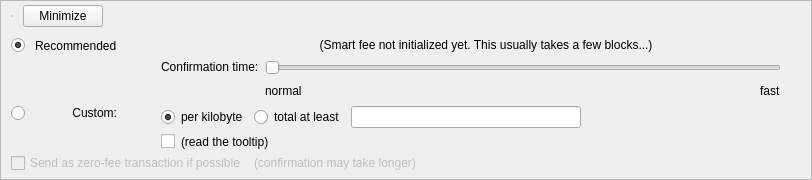
    <widget class="QFrame" name="frameFee">
     <property name="sizePolicy">
      <sizepolicy hsizetype="Expanding" vsizetype="Expanding">
       <horstretch>0</horstretch>
       <verstretch>0</verstretch>
      </sizepolicy>
     </property>
     <property name="maximumSize">
      <size>
       <width>16777215</width>
       <height>16777215</height>
      </size>
     </property>
     <property name="frameShape">
      <enum>QFrame::StyledPanel</enum>
     </property>
     <property name="frameShadow">
      <enum>QFrame::Sunken</enum>
     </property>
     <layout class="QVBoxLayout" name="verticalLayoutFee1">
      <property name="spacing">
       <number>0</number>
      </property>
      <property name="leftMargin">
       <number>0</number>
      </property>
      <property name="topMargin">
       <number>0</number>
      </property>
      <property name="rightMargin">
       <number>0</number>
      </property>
      <property name="bottomMargin">
       <number>0</number>
      </property>
      <item>
       <layout class="QVBoxLayout" name="verticalLayoutFee2" stretch="0,0,0">
        <property name="spacing">
         <number>0</number>
        </property>
        <property name="leftMargin">
         <number>10</number>
        </property>
        <property name="topMargin">
         <number>0</number>
        </property>
        <item>
         <layout class="QHBoxLayout" name="horizontalLayoutFee1">
          <property name="bottomMargin">
           <number>0</number>
          </property>
          <item>
           <layout class="QVBoxLayout" name="verticalLayoutFee7">
            <property name="spacing">
             <number>0</number>
            </property>
            <item>
             <spacer name="verticalSpacerSmartFee">
              <property name="orientation">
               <enum>Qt::Vertical</enum>
              </property>
              <property name="sizeType">
               <enum>QSizePolicy::Fixed</enum>
              </property>
              <property name="sizeHint" stdset="0">
               <size>
                <width>1</width>
                <height>4</height>
               </size>
              </property>
             </spacer>
            </item>
            <item>
             <layout class="QHBoxLayout" name="horizontalLayoutSmartFee">
              <property name="spacing">
               <number>10</number>
              </property>
              <item>
               <widget class="QPushButton" name="buttonChooseFee">
                <property name="enabled">
                 <bool>true</bool>
                </property>
                <property name="styleSheet">
                 <string notr="true">width:0;height:0;padding:0;</string>
                </property>
                <property name="text">
                 <string>Choose...</string>
                </property>
               </widget>
              </item>
              <item>
               <widget class="QPushButton" name="buttonMinimizeFee">
                <property name="toolTip">
                 <string>collapse fee-settings</string>
                </property>
                <property name="text">
                 <string>Minimize</string>
                </property>
               </widget>
              </item>
             </layout>
            </item>
            <item>
             <spacer name="verticalSpacer_5">
              <property name="orientation">
               <enum>Qt::Vertical</enum>
              </property>
              <property name="sizeHint" stdset="0">
               <size>
                <width>1</width>
                <height>1</height>
               </size>
              </property>
             </spacer>
            </item>
           </layout>
          </item>
          <item>
           <spacer name="horizontalSpacer_4">
            <property name="orientation">
             <enum>Qt::Horizontal</enum>
            </property>
            <property name="sizeHint" stdset="0">
             <size>
              <width>40</width>
              <height>20</height>
             </size>
            </property>
           </spacer>
          </item>
         </layout>
        </item>
        <item>
         <widget class="QFrame" name="frameFeeSelection">
          <layout class="QVBoxLayout" name="verticalLayoutFee12">
           <property name="spacing">
            <number>0</number>
           </property>
           <property name="leftMargin">
            <number>0</number>
           </property>
           <property name="topMargin">
            <number>0</number>
           </property>
           <property name="rightMargin">
            <number>0</number>
           </property>
           <property name="bottomMargin">
            <number>0</number>
           </property>
           <item>
            <layout class="QGridLayout" name="gridLayoutFee">
             <property name="topMargin">
              <number>10</number>
             </property>
             <property name="bottomMargin">
              <number>4</number>
             </property>
             <property name="horizontalSpacing">
              <number>10</number>
             </property>
             <property name="verticalSpacing">
              <number>4</number>
             </property>
             <item row="2" column="4">
              <layout class="QVBoxLayout" name="verticalLayoutFee8">
               <property name="spacing">
                <number>6</number>
               </property>
               <item>
                <layout class="QHBoxLayout" name="horizontalLayoutFee13">
                 <item>
                  <widget class="QRadioButton" name="radioCustomPerKilobyte">
                   <property name="toolTip">
                    <string>If the custom fee is set to 1000 uBCNAs and the transaction is only 250 bytes, then &quot;per kilobyte&quot; only pays 250 uBCNAs in fee,&lt;br /&gt;while &quot;at least&quot; pays 1000 uBCNAs. For transactions bigger than a kilobyte both pay by kilobyte.</string>
                   </property>
                   <property name="text">
                    <string>per kilobyte</string>
                   </property>
                   <property name="checked">
                    <bool>true</bool>
                   </property>
                   <attribute name="buttonGroup">
                    <string notr="true">groupCustomFee</string>
                   </attribute>
                  </widget>
                 </item>
                 <item>
                  <widget class="QRadioButton" name="radioCustomAtLeast">
                   <property name="toolTip">
                    <string>If the custom fee is set to 1000 uBCNAs and the transaction is only 250 bytes, then &quot;per kilobyte&quot; only pays 250 uBCNAs in fee,&lt;br /&gt;while &quot;total at least&quot; pays 1000 uBCNAs. For transactions bigger than a kilobyte both pay by kilobyte.</string>
                   </property>
                   <property name="text">
                    <string>total at least</string>
                   </property>
                   <attribute name="buttonGroup">
                    <string notr="true">groupCustomFee</string>
                   </attribute>
                  </widget>
                 </item>
                 <item>
                  <widget class="BitcoinAmountField" name="customFee"/>
                 </item>
                 <item>
                  <spacer name="horizontalSpacer_6">
                   <property name="orientation">
                    <enum>Qt::Horizontal</enum>
                   </property>
                   <property name="sizeHint" stdset="0">
                    <size>
                     <width>1</width>
                     <height>1</height>
                    </size>
                   </property>
                  </spacer>
                 </item>
                </layout>
               </item>
               <item>
                <layout class="QHBoxLayout" name="horizontalLayoutFee8">
                 <item>
                  <widget class="QCheckBox" name="checkBoxMinimumFee">
                   <property name="toolTip">
                    <string>Paying only the minimum fee is just fine as long as there is less transaction volume than space in the blocks.&lt;br /&gt;But be aware that this can end up in a never confirming transaction once there is more demand for BCNA transactions than the network can process.</string>
                   </property>
                   <property name="text">
                    <string/>
                   </property>
                  </widget>
                 </item>
                 <item>
                  <widget class="QLabel" name="labelMinFeeWarning">
                   <property name="enabled">
                    <bool>true</bool>
                   </property>
                   <property name="toolTip">
                    <string>Paying only the minimum fee is just fine as long as there is less transaction volume than space in the blocks.&lt;br /&gt;But be aware that this can end up in a never confirming transaction once there is more demand for BCNA transactions than the network can process.</string>
                   </property>
                   <property name="text">
                    <string>(read the tooltip)</string>
                   </property>
                   <property name="margin">
                    <number>5</number>
                   </property>
                  </widget>
                 </item>
                 <item>
                  <spacer name="horizontalSpacer_2">
                   <property name="orientation">
                    <enum>Qt::Horizontal</enum>
                   </property>
                   <property name="sizeHint" stdset="0">
                    <size>
                     <width>1</width>
                     <height>1</height>
                    </size>
                   </property>
                  </spacer>
                 </item>
                </layout>
               </item>
              </layout>
             </item>
             <item row="1" column="0">
              <layout class="QVBoxLayout" name="verticalLayoutFee4" stretch="1">
               <item>
                <spacer name="verticalSpacer_2">
                 <property name="orientation">
                  <enum>Qt::Vertical</enum>
                 </property>
                 <property name="sizeHint" stdset="0">
                  <size>
                   <width>1</width>
                   <height>1</height>
                  </size>
                 </property>
                </spacer>
               </item>
              </layout>
             </item>
             <item row="2" column="0">
              <layout class="QVBoxLayout" name="verticalLayoutFee9" stretch="0,1">
               <item>
                <widget class="QRadioButton" name="radioCustomFee">
                 <property name="text">
                  <string/>
                 </property>
                 <attribute name="buttonGroup">
                  <string notr="true">groupFee</string>
                 </attribute>
                </widget>
               </item>
               <item>
                <spacer name="verticalSpacer_6">
                 <property name="orientation">
                  <enum>Qt::Vertical</enum>
                 </property>
                 <property name="sizeHint" stdset="0">
                  <size>
                   <width>1</width>
                   <height>1</height>
                  </size>
                 </property>
                </spacer>
               </item>
              </layout>
             </item>
             <item row="1" column="4">
              <layout class="QVBoxLayout" name="verticalLayoutFee3" stretch="0,0,1">
               <property name="spacing">
                <number>6</number>
               </property>
               <property name="topMargin">
                <number>2</number>
               </property>
               <item>
                <layout class="QHBoxLayout" name="horizontalLayoutFee12">
                 <item>
                  <spacer name="horizontalSpacer_5">
                   <property name="orientation">
                    <enum>Qt::Horizontal</enum>
                   </property>
                   <property name="sizeHint" stdset="0">
                    <size>
                     <width>1</width>
                     <height>1</height>
                    </size>
                   </property>
                  </spacer>
                 </item>
                </layout>
               </item>
               <item>
                <layout class="QHBoxLayout" name="horizontalLayoutFee9">
                 <item>
                  <layout class="QVBoxLayout" name="verticalLayoutFee6">
                   <item>
                    <widget class="QLabel" name="labelSmartFee3">
                     <property name="text">
                      <string>Confirmation time:</string>
                     </property>
                     <property name="margin">
                      <number>2</number>
                     </property>
                    </widget>
                   </item>
                   <item>
                    <spacer name="verticalSpacer_3">
                     <property name="orientation">
                      <enum>Qt::Vertical</enum>
                     </property>
                     <property name="sizeHint" stdset="0">
                      <size>
                       <width>1</width>
                       <height>1</height>
                      </size>
                     </property>
                    </spacer>
                   </item>
                  </layout>
                 </item>
                 <item>
                  <layout class="QVBoxLayout" name="verticalLayoutFee5">
                   <property name="rightMargin">
                    <number>30</number>
                   </property>
                   <item>
                    <widget class="QSlider" name="sliderSmartFee">
                     <property name="minimum">
                      <number>0</number>
                     </property>
                     <property name="maximum">
                      <number>24</number>
                     </property>
                     <property name="pageStep">
                      <number>1</number>
                     </property>
                     <property name="value">
                      <number>0</number>
                     </property>
                     <property name="orientation">
                      <enum>Qt::Horizontal</enum>
                     </property>
                     <property name="invertedAppearance">
                      <bool>false</bool>
                     </property>
                     <property name="invertedControls">
                      <bool>false</bool>
                     </property>
                     <property name="tickPosition">
                      <enum>QSlider::NoTicks</enum>
                     </property>
                    </widget>
                   </item>
                   <item>
                    <layout class="QHBoxLayout" name="horizontalLayoutFee10">
                     <item>
                      <widget class="QLabel" name="labelSmartFeeNormal">
                       <property name="text">
                        <string>normal</string>
                       </property>
                      </widget>
                     </item>
                     <item>
                      <spacer name="horizontalSpacer_3">
                       <property name="orientation">
                        <enum>Qt::Horizontal</enum>
                       </property>
                       <property name="sizeHint" stdset="0">
                        <size>
                         <width>40</width>
                         <height>20</height>
                        </size>
                       </property>
                      </spacer>
                     </item>
                     <item>
                      <widget class="QLabel" name="labelSmartFeeFast">
                       <property name="text">
                        <string>fast</string>
                       </property>
                      </widget>
                     </item>
                    </layout>
                   </item>
                  </layout>
                 </item>
                </layout>
               </item>
               <item>
                <spacer name="verticalSpacer_4">
                 <property name="orientation">
                  <enum>Qt::Vertical</enum>
                 </property>
                 <property name="sizeHint" stdset="0">
                  <size>
                   <width>1</width>
                   <height>1</height>
                  </size>
                 </property>
                </spacer>
               </item>
              </layout>
             </item>
             <item row="0" column="1">
              <widget class="QLabel" name="labelSmartFee_2">
               <property name="text">
                <string>Recommended</string>
               </property>
              </widget>
             </item>
             <item row="0" column="0">
              <widget class="QRadioButton" name="radioSmartFee">
               <property name="text">
                <string/>
               </property>
               <property name="checked">
                <bool>true</bool>
               </property>
               <attribute name="buttonGroup">
                <string notr="true">groupFee</string>
               </attribute>
              </widget>
             </item>
             <item row="2" column="1">
              <widget class="QLabel" name="labelCustomFee">
               <property name="text">
                <string>Custom:</string>
               </property>
               <property name="alignment">
                <set>Qt::AlignRight|Qt::AlignTop|Qt::AlignTrailing</set>
               </property>
              </widget>
             </item>
             <item row="0" column="2">
              <widget class="QLabel" name="labelSmartFee">
               <property name="text">
                <string/>
               </property>
               <property name="margin">
                <number>2</number>
               </property>
              </widget>
             </item>
             <item row="0" column="3">
              <widget class="QLabel" name="labelFeeEstimation">
               <property name="text">
                <string/>
               </property>
              </widget>
             </item>
             <item row="0" column="4">
              <widget class="QLabel" name="labelSmartFee2">
               <property name="text">
                <string>(Smart fee not initialized yet. This usually takes a few blocks...)</string>
               </property>
               <property name="alignment">
                <set>Qt::AlignHCenter</set>
               </property>
               <property name="wordWrap">
                <bool>true</bool>
               </property>
               <property name="margin">
                <number>2</number>
               </property>
              </widget>
             </item>
            </layout>
           </item>
           <item>
            <layout class="QHBoxLayout" name="horizontalLayoutFee5" stretch="0,0,0">
             <property name="spacing">
              <number>8</number>
             </property>
             <property name="bottomMargin">
              <number>4</number>
             </property>
             <item>
              <widget class="QCheckBox" name="checkBoxFreeTx">
               <property name="enabled">
                <bool>false</bool>
               </property>
               <property name="mouseTracking">
                <bool>true</bool>
               </property>
               <property name="text">
                <string>Send as zero-fee transaction if possible</string>
               </property>
              </widget>
             </item>
             <item>
              <widget class="QLabel" name="labelFreeTx">
               <property name="enabled">
                <bool>false</bool>
               </property>
               <property name="text">
                <string>(confirmation may take longer)</string>
               </property>
               <property name="margin">
                <number>5</number>
               </property>
              </widget>
             </item>
             <item>
              <spacer name="horizontalSpacerFee5">
               <property name="orientation">
                <enum>Qt::Horizontal</enum>
               </property>
               <property name="sizeHint" stdset="0">
                <size>
                 <width>1</width>
                 <height>1</height>
                </size>
               </property>
              </spacer>
             </item>
            </layout>
           </item>
           <item>
            <spacer name="verticalSpacerFee2">
             <property name="orientation">
              <enum>Qt::Vertical</enum>
             </property>
             <property name="sizeHint" stdset="0">
              <size>
               <width>1</width>
               <height>1</height>
              </size>
             </property>
            </spacer>
           </item>
          </layout>
         </widget>
        </item>
        <item>
         <spacer name="verticalSpacerFee">
          <property name="orientation">
           <enum>Qt::Vertical</enum>
          </property>
          <property name="sizeHint" stdset="0">
           <size>
            <width>800</width>
            <height>1</height>
           </size>
          </property>
         </spacer>
        </item>
       </layout>
      </item>
     </layout>
    </widget>
